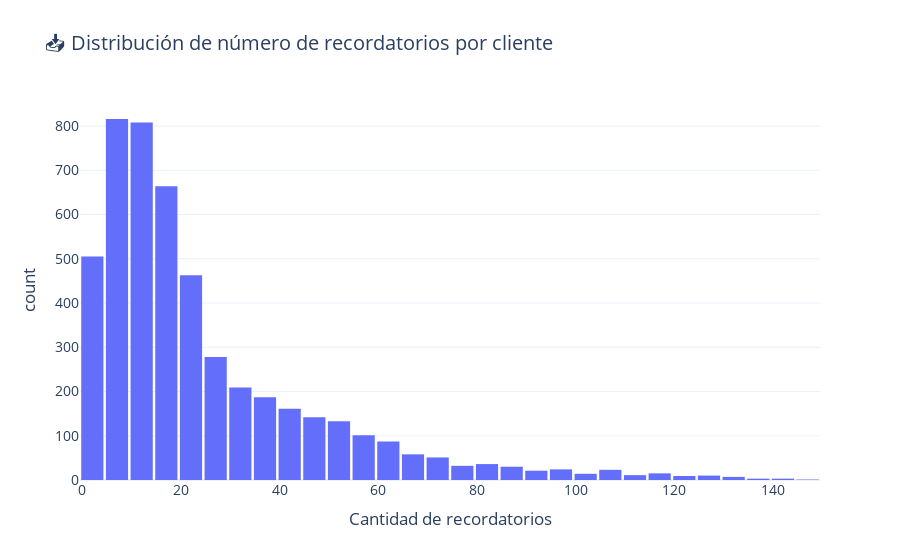

This figure's notebook cell:
### Code cell
record_count = reminders['customer_id'].value_counts().reset_index()
record_count.columns = ['customer_id', 'num_reminders']

fig = px.histogram(
    record_count,
    x='num_reminders',
    nbins=30,
    title='📥 Distribución de número de recordatorios por cliente',
    labels={'num_reminders': 'Cantidad de recordatorios'},
    template='plotly_white'
)

fig.update_layout(
    font=dict(size=14),
    bargap=0.1
)
fig.show()

### Figure 1 — Plotly figure (JSON) as saved in the notebook; plotly's stock layout.template omitted (floating-point values rounded to 4 significant figures; data arrays with more than 128 entries replaced by an {"elided": "..."} marker saying what was removed)
{"data": [{"bingroup": "x", "hovertemplate": "Cantidad de recordatorios=%{x}<br>count=%{y}<extra></extra>", "legendgroup": "", "marker": {"color": "#636efa", "pattern": {"shape": ""}}, "name": "", "nbinsx": 30, "orientation": "v", "showlegend": false, "x": {"elided": "4902 int values"}, "xaxis": "x", "yaxis": "y", "type": "histogram"}], "layout": {"xaxis": {"anchor": "y", "domain": [0.0, 1.0], "title": {"text": "Cantidad de recordatorios"}}, "yaxis": {"anchor": "x", "domain": [0.0, 1.0], "title": {"text": "count"}}, "legend": {"tracegroupgap": 0}, "title": {"text": "📥 Distribución de número de recordatorios por cliente"}, "barmode": "relative", "font": {"size": 14}, "bargap": 0.1}}
